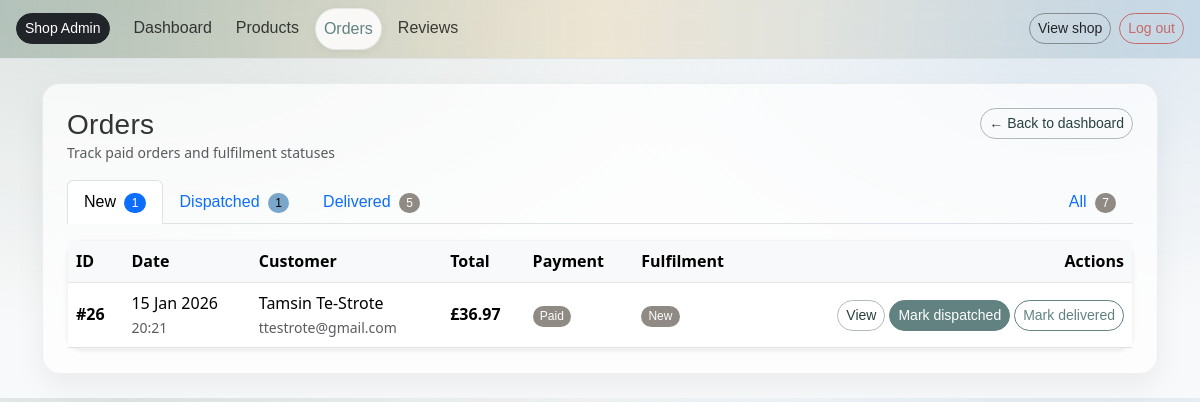
Before: /owner/orders/ (signed in) with the older database file.
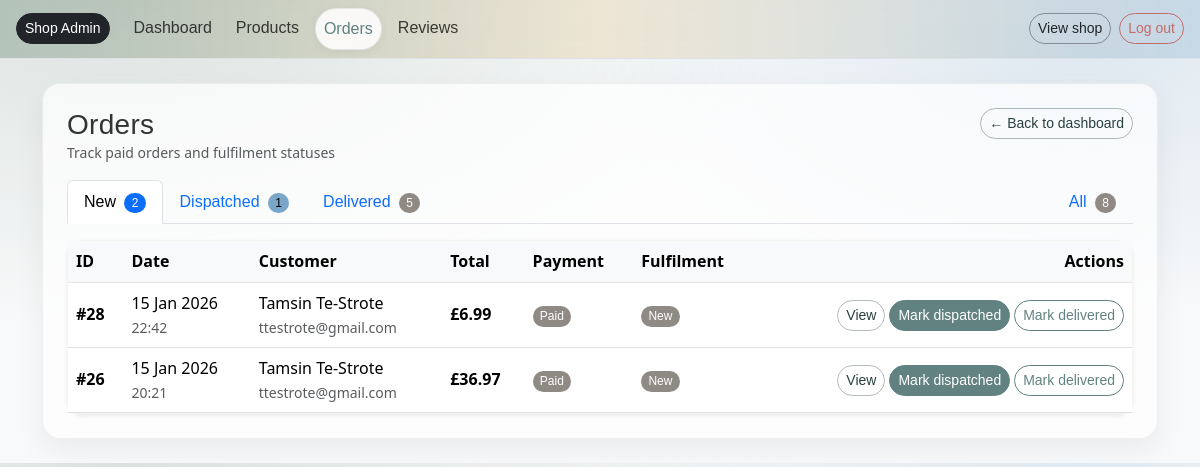
After: the same page with the newer database file.
### checkout/models.py (models this page shows, shortened)
class Order(models.Model):
    PENDING = "PENDING"
    PAID = "PAID"
    FAILED = "FAILED"
    NEW = "NEW"
    DISPATCHED = "DISPATCHED"
    DELIVERED = "DELIVERED"
    CANCELLED = "CANCELLED"
    STATUS_CHOICES = [
        (PENDING, "Pending"),
        (PAID, "Paid"),
        (FAILED, "Failed"),
    ]
    FULFILMENT_CHOICES = [
        (NEW, "New"),
        (DISPATCHED, "Dispatched"),
        (DELIVERED, "Delivered"),
        (CANCELLED, "Cancelled"),
    ]
    user = models.ForeignKey(
        settings.AUTH_USER_MODEL,
        on_delete=models.SET_NULL,
        null=True,
        blank=True,
        related_name="orders",
    )
    full_name = models.CharField(max_length=100, blank=True)
    email = models.EmailField(blank=True)
    address_line1 = models.CharField(max_length=255, blank=True)
    address_line2 = models.CharField(max_length=255, blank=True)
    city = models.CharField(max_length=100, blank=True)
    postcode = models.CharField(max_length=20, blank=True)
    status = models.CharField(
        max_length=10,
        choices=STATUS_CHOICES,
        default=PENDING,
    )
    total = models.DecimalField(max_digits=8, decimal_places=2)
    stripe_session_id = models.CharField(max_length=255, blank=True)
    created_at = models.DateTimeField(auto_now_add=True)
    stock_deducted = models.BooleanField(default=False)
    fulfilment_status = models.CharField(
        max_length=12,
        choices=FULFILMENT_CHOICES,
        default=NEW,
    )
    dispatched_at = models.DateTimeField(null=True, blank=True)
    delivered_at = models.DateTimeField(null=True, blank=True)
    cancelled_at = models.DateTimeField(null=True, blank=True)

### owner/views.py (the view)
# urls.py: path("orders/", views.my_orders, name="my_orders"),
@staff_member_required
def orders(request):
    tab = request.GET.get("tab", "new")
    base = Order.objects.all().order_by("-created_at")
    if tab == "all":
        qs = base.filter(
            status=Order.PAID,
            fulfilment_status__in=[
                    Order.DELIVERED, Order.DISPATCHED, Order.NEW,
    ],)
    elif tab == "new":
        qs = base.filter(
            status=Order.PAID, fulfilment_status=Order.NEW)
    elif tab == "dispatched":
        qs = base.filter(
            status=Order.PAID, fulfilment_status=Order.DISPATCHED)
    elif tab == "delivered":
        qs = base.filter(
            status=Order.PAID, fulfilment_status=Order.DELIVERED)
    else:
        qs = base
    counts = {
        "all": base.filter(
            status=Order.PAID,
            fulfilment_status__in=[
                Order.DELIVERED, Order.DISPATCHED, Order.NEW,]).count(),
        "new": base.filter(
            status=Order.PAID, fulfilment_status=Order.NEW).count(),
        "dispatched": base.filter(
            status=Order.PAID, fulfilment_status=Order.DISPATCHED).count(),
        "delivered": base.filter(
            status=Order.PAID, fulfilment_status=Order.DELIVERED).count(),
    }
    return render(request, "owner/orders.html", {
        "orders": qs,
        "tab": tab,
        "counts": counts,
    })

### cart/context_processors.py (called while the page is built)
def cart_count(request):
    cart = get_or_create_cart(request)
    try:
        count = sum(i.qty for i in cart.items.all())
    except Exception:
        count = 0
    return {"cart_count": count}

### cart/utils.py (called while the page is built)
def get_or_create_cart(request):
    if not request.session.session_key:
        request.session.create()
    request.session.set_expiry(60 * 60 * 24 * 14)
    session_key = request.session.session_key
    if request.user.is_authenticated:
        cart, _ = Cart.objects.get_or_create(
            user=request.user,
            defaults={"session_key": session_key},
        )
    else:
        cart, _ = Cart.objects.get_or_create(
            user=None,
            session_key=session_key,
        )
    return cart

### owner/templates/owner/orders.html (shortened to what the changed rows need)
{% extends "owner/base_owner.html" %}
{% block content %}
<div class="d-flex justify-content-between align-items-start mb-3">
  <div>
    <h1 class="h3 mb-0">Orders</h1>
  </div>
</div>
<ul class="nav nav-tabs mb-3">
  <li class="nav-item">
    <a class="nav-link {% if tab == 'new' %}active{% endif %}" href="?tab=new">
      New
      {% if counts.new %}
        <span class="badge text-bg-primary ms-1">{{ counts.new }}</span>
      {% else %}
        <span class="badge text-bg-light border ms-1">0</span>
      {% endif %}
    </a>
  </li>
  <li class="nav-item ms-auto">
    <a class="nav-link {% if tab == 'all' %}active{% endif %}" href="?tab=all">
      All
      <span class="badge text-bg-secondary ms-1">{{ counts.all }}</span>
    </a>
  </li>
</ul>
<div class="card shadow-sm">
  <div class="table-responsive">
    <table class="table align-middle mb-0">
      <thead class="table-light">
        <tr>
          <th>ID</th>
          <th>Date</th>
          <th>Customer</th>
          <th>Total</th>
          <th>Payment</th>
          <th>Fulfilment</th>
          <th class="text-end">Actions</th>
        </tr>
      </thead>
      <tbody>
        {% for o in orders %}
          <tr>
            <td class="fw-semibold">#{{ o.id }}</td>
            <td>
              {{ o.created_at|date:"d M Y" }}
              <div class="text-muted small">{{ o.created_at|date:"H:i" }}</div>
            </td>
            <td>
              {{ o.full_name|default:o.email|default:"Guest" }}
              {% if o.email %}
                <div class="text-muted small text-truncate" style="max-width: 260px;">{{ o.email }}</div>
              {% endif %}
            </td>
            <td class="fw-semibold">£{{ o.total }}</td>
            <td>
              {% if o.status == "PAID" %}
                <span class="badge text-bg-success">Paid</span>
              {% elif o.status == "PENDING" %}
                <span class="badge text-bg-warning">Pending</span>
              {% else %}
                <span class="badge text-bg-danger">Failed</span>
              {% endif %}
            </td>
            <td>
              {% if o.fulfilment_status == "NEW" %}
                <span class="badge text-bg-secondary">New</span>
              {% elif o.fulfilment_status == "DISPATCHED" %}
                <span class="badge text-bg-info">Dispatched</span>
              {% elif o.fulfilment_status == "DELIVERED" %}
                <span class="badge text-bg-success">Delivered</span>
              {% elif o.fulfilment_status == "CANCELLED" %}
                <span class="badge text-bg-dark">Cancelled</span>
              {% else %}
                <span class="badge text-bg-light border">—</span>
              {% endif %}
            </td>
            <td class="text-end">
              <div class="d-inline-flex align-items-center gap-1">
                <a class="btn btn-sm btn-outline-secondary"
                  href="{% url 'owner:owner_order_detail' o.id %}">
                  View
                </a>
                {% if o.status == "PAID" %}
                  {% if o.fulfilment_status == "NEW" %}
                    <form method="post"
                          action="{% url 'owner:owner_order_set_fulfilment' o.id 'DISPATCHED' %}">
                      <button class="btn btn-sm btn-mm" type="submit">
                        Mark dispatched
                      </button>
                    </form>
                  {% endif %}
                  {% if o.fulfilment_status != "DELIVERED" and o.fulfilment_status != "CANCELLED" %}
                    <form method="post"
                          action="{% url 'owner:owner_order_set_fulfilment' o.id 'DELIVERED' %}">
                      <button class="btn btn-sm btn-mm-outline" type="submit">
                        Mark delivered
                      </button>
                    </form>
                  {% endif %}
                {% endif %}
              </div>
            </td>
          </tr>
        {% endfor %}
      </tbody>
    </table>
  </div>
</div>
{% endblock content %}

Changed rows visible on the page:
added Order: id "28", created_at "15 Jan 2026", created_at "22:42", full_name "Tamsin Te-Strote", email "ttestrote@gmail.com", total "6.99", status "Paid", fulfilment_status "New"
Other visible differences:
{{ counts.new }}: "1" → "2"
{{ counts.all }}: "7" → "8"
